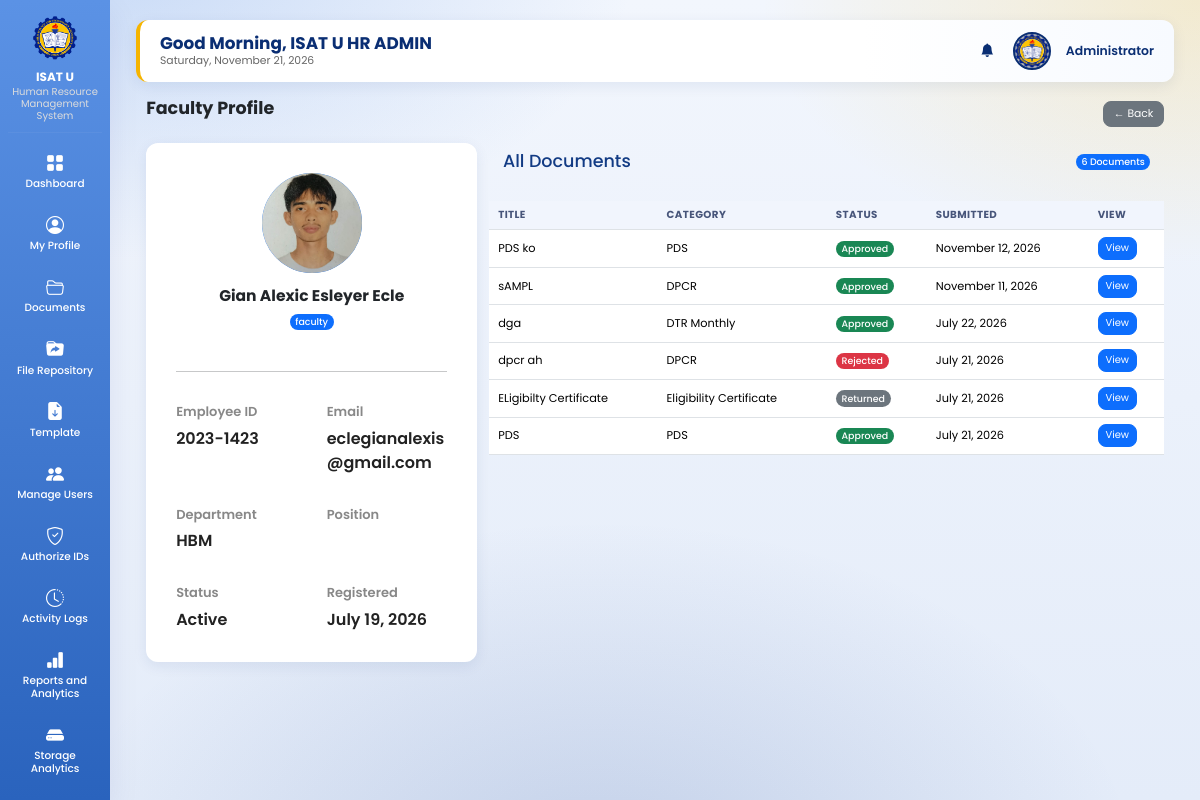
/admin/faculty_profile.php?id=12 (signed in), run on the app's committed database.
### tables this page shows
CREATE TABLE `users` (
  `user_id` int(11) NOT NULL AUTO_INCREMENT,
  `employee_id` varchar(50) DEFAULT NULL,
  `first_name` varchar(100) NOT NULL,
  `middle_name` varchar(100) DEFAULT NULL,
  `last_name` varchar(100) NOT NULL,
  `email` varchar(150) NOT NULL,
  `password` varchar(255) NOT NULL,
  `role` varchar(20) NOT NULL,
  `department` varchar(150) DEFAULT NULL,
  `position_title` varchar(150) DEFAULT NULL,
  `profile_picture` varchar(255) DEFAULT NULL,
  `reset_token` varchar(255) DEFAULT NULL,
  `reset_token_expiry` datetime DEFAULT NULL,
  `status` varchar(20) DEFAULT 'active',
  `created_at` timestamp NOT NULL DEFAULT current_timestamp(),
  PRIMARY KEY (`user_id`)
);

CREATE TABLE `documents` (
  `document_id` int(11) NOT NULL AUTO_INCREMENT,
  `user_id` int(11) NOT NULL,
  `category_id` int(11) NOT NULL,
  `deadline_id` int(11) DEFAULT NULL,
  `document_title` varchar(255) NOT NULL,
  `faculty_comment` text DEFAULT NULL,
  `file_name` varchar(255) NOT NULL,
  `file_path` varchar(500) NOT NULL,
  `file_size` int(11) DEFAULT NULL,
  `remarks` text DEFAULT NULL,
  `status` varchar(50) DEFAULT 'Pending',
  `is_archived` tinyint(1) NOT NULL DEFAULT 0,
  `submitted_at` timestamp NOT NULL DEFAULT current_timestamp(),
  `hr_remarks` text DEFAULT NULL,
  PRIMARY KEY (`document_id`)
);

CREATE TABLE `document_categories` (
  `category_id` int(11) NOT NULL AUTO_INCREMENT,
  `category_name` varchar(255) NOT NULL,
  PRIMARY KEY (`category_id`)
);

### admin/faculty_profile.php (the view, shortened to what this page needs)
<?php
include "../db.php";
$user_id=(int)$_GET['id'];
$user=mysqli_fetch_assoc(mysqli_query($conn,"
SELECT *
FROM users
WHERE user_id=$user_id
"));
include "includes/header.php";
include "includes/sidebar.php";
?>
<div class="container-fluid" style="max-width:1600px;">
<div class="page-header mb-4 d-flex justify-content-between align-items-center">
    <h1 class="fw-bold">Faculty Profile</h1>
    <a href="users.php" class="btn btn-secondary">← Back</a>
</div>
<?php
$documents = mysqli_query($conn,"
SELECT d.*, dc.category_name
FROM documents d
LEFT JOIN document_categories dc
ON d.category_id = dc.category_id
WHERE d.user_id = $user_id
ORDER BY d.submitted_at DESC
");
$total_docs = mysqli_num_rows($documents);
?>
<div class="row g-4 align-items-start">
<div class="col-xl-4 col-lg-5">
        <div class="profile-card h-100">
            <div class="text-center mb-5">
                <?php if (!empty($user['profile_picture']) && file_exists('../uploads/profile_pictures/'.$user['profile_picture'])): ?>
                    <img src="../uploads/profile_pictures/<?= htmlspecialchars($user['profile_picture']); ?>"
                         class="avatar mx-auto mb-3" style="object-fit:cover;">
                <?php else: ?>
                    <div class="avatar mx-auto mb-3">
                        <?= strtoupper(substr($user['first_name'],0,1)); ?>
                    </div>
                <?php endif; ?>
                <h3 class="fw-bold">
                    <?= htmlspecialchars($user['first_name'].' '.$user['middle_name'].' '.$user['last_name']); ?>
                </h3>
                <span class="badge bg-primary">
                    <?= htmlspecialchars($user['role']); ?>
                </span>
            </div>
            <hr>
            <div class="profile-grid">
                <div>
                    <label>Employee ID</label>
                    <p><?= htmlspecialchars($user['employee_id']); ?></p>
                </div>
                <div>
                    <label>Email</label>
                    <p><?= htmlspecialchars($user['email']); ?></p>
                </div>
                <div>
                    <label>Department</label>
                    <p><?= htmlspecialchars($user['department']); ?></p>
                </div>
                <div>
                    <label>Position</label>
                </div>
                <div>
                    <label>Status</label>
                    <p><?= htmlspecialchars($user['status']); ?></p>
                </div>
                <div>
                    <label>Registered</label>
                    <p><?= date("F d, Y",strtotime($user['created_at'])); ?></p>
                </div>
            </div>
        </div>
    </div>
<div class="col-xl-8 col-lg-7">
        <div class="documents-card h-100">
            <div class="card-header d-flex justify-content-between align-items-center">
                <h2 class="mb-0">All Documents</h2>
                <span class="badge bg-primary">
                    <?= $total_docs ?> Documents
                </span>
            </div>
            <div class="table-responsive">
            <table class="table table-hover align-middle">
                <thead>
                    <tr>
                        <th>Title</th>
                        <th>Category</th>
                        <th>Status</th>
                        <th>Submitted</th>
                        <th>View</th>
                    </tr>
                </thead>
                <tbody>
                <?php if(mysqli_num_rows($documents)>0): ?>
                    <?php while($doc=mysqli_fetch_assoc($documents)): ?>
                    <?php
                    $color="secondary";
                    if($doc['status']=="Approved") $color="success";
                    elseif($doc['status']=="Pending") $color="warning";
                    elseif($doc['status']=="Rejected") $color="danger";
                    elseif($doc['status']=="Final Approved") $color="primary";
                    ?>
                    <tr>
                        <td><?= htmlspecialchars($doc['document_title']) ?></td>
                        <td><?= htmlspecialchars($doc['category_name']) ?></td>
                        <td>
                            <span class="badge bg-<?= $color ?>">
                                <?= htmlspecialchars($doc['status']) ?>
                            </span>
                        </td>
                        <td>
                            <?= date("F d, Y",strtotime($doc['submitted_at'])) ?>
                        </td>
                        <td>
                            <a href="document_review.php?id=<?= $doc['document_id'] ?>" class="btn btn-primary btn-sm">
                                View
                            </a>
                        </td>
                    </tr>
                    <?php endwhile; ?>
                <?php endif; ?>
                </tbody>
            </table>
            </div>
        </div>
    </div>
</div>
<?php
include "includes/footer.php";
?>

### includes/avatar.php (shortened to what this page needs)
<?php
if (!function_exists('topbar_avatar')) {
    function topbar_avatar($conn, $size = 44, $href = 'profile.php') {
        $uid = (int)($_SESSION['user_id'] ?? 0);
        $pic = '';
        $res = mysqli_query($conn, "SELECT profile_picture FROM users WHERE user_id = $uid LIMIT 1");
        if ($res && ($r = mysqli_fetch_assoc($res))) { $pic = basename((string)($r['profile_picture'] ?? '')); }
        $file = dirname(__DIR__) . '/uploads/profile_pictures/' . $pic;
        if ($pic !== '' && file_exists($file)) {
            $src = '../uploads/profile_pictures/' . rawurlencode($pic);
        }
        $size = (int)$size;
        return '<a href="' . htmlspecialchars($href) . '" title="My Profile" style="display:inline-block;line-height:0;">'
             . '<img src="' . htmlspecialchars($src, ENT_QUOTES) . '" alt="Profile" '
             . 'style="width:' . $size . 'px;height:' . $size . 'px;border-radius:50%;object-fit:cover;'
             . 'border:2px solid #0A2E73;background:#b0b3b8;"></a>';
    }
}

### assets/ui.css (style rules this page uses)
html { font-size:13.5px !important; }
body { font-size:.92rem; background: radial-gradient(900px 500px at 8% -5%, rgba(91,146,229,.28), transparent 60%), radial-gradient(800px 480px at 100% 0%, rgba(245,180,0,.18), transparent 55%), radial-gradient(900px 600px at 50% 110%, rgba(18,60,146,.16), transparent 60%), linear-gradient(180deg,#f2f6fd 0%,#e4ecf9 100%) !important; background-attachment:fixed !important; }
h1 { font-size:1.55rem !important; }
h2 { font-size:1.3rem !important; }
h3 { font-size:1.15rem !important; }
.admin-info img { width:38px !important;height:38px !important; }
.stat-card,.chart-card,.card,.profile-card,.card-box { border-radius:12px !important;box-shadow:0 4px 14px rgba(10,46,115,.08) !important; }
.card-header { padding:.6rem 1rem !important;font-size:.9rem; }
.table { font-size:.84rem;margin-bottom:0; }
.table>:not(caption)>*>* { padding:.5rem .65rem !important; }
.table thead th { font-size:.76rem;text-transform:uppercase;letter-spacing:.4px;color:#47557a;background:#f1f5fd !important; }
.btn { font-size:.8rem;padding:.32rem .7rem;border-radius:8px; }
.btn-sm { font-size:.74rem !important;padding:.22rem .5rem !important; }
.badge { font-size:.7rem;font-weight:500;padding:.35em .6em; }
.container-fluid h1.fw-bold { font-size:1.3rem !important;margin-bottom:.8rem !important; }
.container-fluid .row.g-4 { --bs-gutter-x:.9rem;--bs-gutter-y:.9rem; }
.container-fluid .mb-4 { margin-bottom:1rem !important; }
.table-responsive { font-size:.84rem; }

### admin/includes/header.php (style rules this page uses)
body { background:#eef3fb; font-family:'Poppins',sans-serif; }
.admin-info img { width:55px; height:55px; border-radius:50%; }
.page-header { display:flex; justify-content:space-between; align-items:center; margin-bottom:25px; }
.profile-card { background:#fff; border-radius:18px; box-shadow:0 8px 25px rgba(0,0,0,.08); padding:30px; height:100%; position:sticky; top:50px; }
.avatar { width:100px; height:100px; border-radius:50%; background:#0d6efd; color:#fff; display:flex; align-items:center; justify-content:center; font-size:40px; font-weight:bold; }
.profile-grid { display:grid; grid-template-columns:repeat(2,1fr); gap:30px; margin-top:30px; }
.profile-grid label { display:block; color:#888; font-size:13px; margin-bottom:5px; font-weight:600; }
.profile-grid p { margin:0; font-size:16px; font-weight:600; color:#222; overflow-wrap:break-word; word-break:break-word; }
.card-header { display:flex; justify-content:space-between; align-items:center; margin-bottom:20px; }
.card-header h2 { margin:0; font-size:24px; color:#123b84; }
.table { width:100%; border-collapse:collapse; }
.table th { background:#f8f9fa; padding:14px; text-align:left; font-weight:700; }
.table td { padding:14px; border-top:1px solid #eee; vertical-align:middle; }
.badge { padding:8px 14px; border-radius:30px; font-size:13px; font-weight:600; }
.btn { padding:8px 15px; border-radius:8px; text-decoration:none; }
.btn-primary { background:#0d6efd; color:#fff; }
.btn-secondary { background:#6c757d; color:#fff; }

### admin/includes/sidebar.php (style rules this page uses)
:root { --blue:#0A2E73; --yellow:#F5B400; --white:#ffffff; --bg:#eef3fb; --shadow:0 12px 30px rgba(2, 10, 118, 0.08); }
* { margin:0; padding:0; box-sizing:border-box; font-family:'Poppins',sans-serif; }
body { background:var(--bg); }

### data on the page
users: profile_picture (picture)
users: profile_picture (picture), first_name+middle_name+last_name "Gian Alexic Esleyer Ecle", role "faculty", employee "2023-1423", email "eclegianalexis@gmail.com", department "HBM", status "Active", created_at "July 19, 2026"
documents: document_title "PDS ko", category.category_name "PDS", status "Approved", submitted_at "November 12, 2026"
documents: document_title "sAMPL", category.category_name "DPCR", status "Approved", submitted_at "November 11, 2026"
documents: document_title "dga", category.category_name "DTR Monthly", status "Approved", submitted_at "July 22, 2026"
documents: document_title "dpcr ah", category.category_name "DPCR", status "Rejected", submitted_at "July 21, 2026"
documents: document_title "ELigibilty Certificate", category.category_name "Eligibility Certificate", status "Returned", submitted_at "July 21, 2026"
documents: document_title "PDS", category.category_name "PDS", status "Approved", submitted_at "July 21, 2026"

### other printed values
$greeting "Good Morning"
$total_docs "6"
